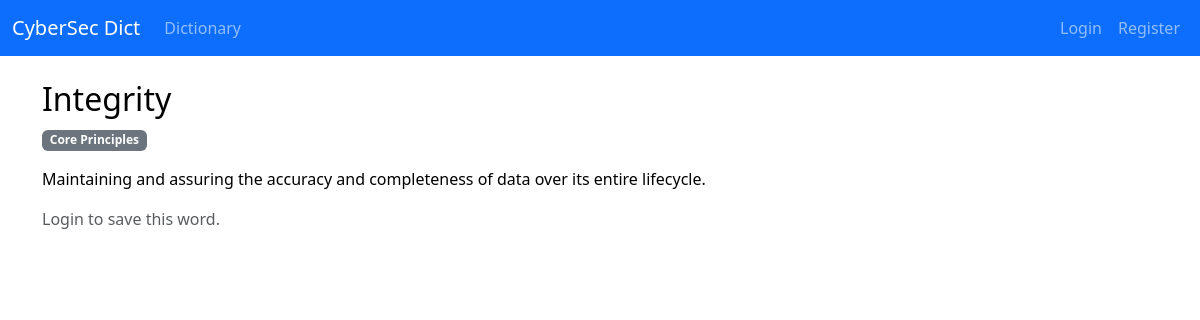
The page /dict/2 on the database its author committed.
### models.py (models this page shows)
class DictionaryEntry(db.Model):
    id = db.Column(db.Integer, primary_key=True)
    term = db.Column(db.String(255), unique=True, nullable=False, index=True)
    content = db.Column(db.Text, nullable=False)
    category = db.Column(db.String(120), nullable=True, index=True)
    created_at = db.Column(db.DateTime, default=datetime.utcnow)
    updated_at = db.Column(db.DateTime, default=datetime.utcnow, onupdate=datetime.utcnow)

### routes_dict.py (the view)
@dict_bp.route('/<int:entry_id>')
def detail(entry_id: int):
    entry = DictionaryEntry.query.get_or_404(entry_id)
    is_saved = False
    if current_user.is_authenticated:
        is_saved = current_user.saved_entries.filter_by(id=entry.id).first() is not None
    return render_template('dict/detail.html', entry=entry, is_saved=is_saved)

### templates/dict/detail.html
{% extends 'base.html' %}
{% block content %}
<h2>{{ entry.term }}</h2>
{% if entry.category %}
<p><span class="badge text-bg-secondary">{{ entry.category }}</span></p>
{% endif %}
<p style="white-space: pre-wrap;">{{ entry.content }}</p>
{% if current_user.is_authenticated %}
  {% if is_saved %}
  <form method="post" action="{{ url_for('dict.unsave_entry', entry_id=entry.id) }}">
    <button class="btn btn-outline-secondary" type="submit">Unsave</button>
  </form>
  {% else %}
  <form method="post" action="{{ url_for('dict.save_entry', entry_id=entry.id) }}">
    <button class="btn btn-primary" type="submit">Save</button>
  </form>
  {% endif %}
{% else %}
  <p class="text-muted">Login to save this word.</p>
{% endif %}
{% endblock %}

### static/styles.css (style rules this page uses)
body.bg-body { background-color: var(--bg) !important; color: var(--fg) !important; }
.badge.text-bg-secondary { background-color: #6c757d !important; }

### rows shown on the page
DictionaryEntry: term "Integrity", category "Core Principles", content "Maintaining and assuring the accuracy and completeness of data over its entire lifecycle."
